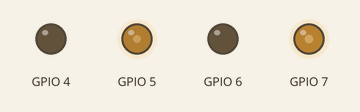
A program run on a simulated ESP32-S3. Parts: output pins drawn as LEDs (lit = HIGH). WiFi joins after 1.5 s; servers stay silent unless stated; what the program prints to the serial monitor is not drawn.

Above: at 0.1 s.
Timing chart, 0 to 1.6 s (numbered marks = the images above):
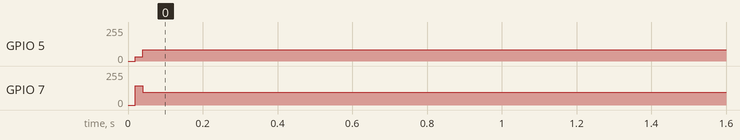

Measured:
- by itself, GPIO 5: 0/255 → 83/255 at 0.02 s
- by itself, GPIO 7: 0/255 → 97/255 at 0.02 s

The program:

main.cpp
```cpp
#include <Arduino.h>
// #include "../lib/motor_kun/motor_kun.h"
// #include "../lib/pid_kun/pid_kun.h"
// #include "../lib/webserve_kun/webserve_kun.h"
// #include "HardwareSerial.h"
// #include <ArduinoJson.h>
// #include <ESPAsyncWebServer.h>
#include "./task_all/task_all.h"


void setup() {
  serialMutex = xSemaphoreCreateMutex();

  serial2_QueueHandle = xQueueCreate( 1, sizeof( uint8_t ) );
  motor_QueueHandle = xQueueCreate( 1, sizeof( int ) );
  webserve_QueueHandle =xQueueCreate( 50, sizeof( char ) );


  xTaskCreatePinnedToCore(motor_task_code,"motor",10000, NULL,15, &motor_task,1);
  xTaskCreatePinnedToCore(serial_task_code,"serial",10000, NULL,1,&serial_task,0);
  xTaskCreatePinnedToCore(webserve_task_code,"webserve",10000, NULL,1,&webserve_task,0);
  // vTaskStartScheduler();
}

void loop() {
  vTaskDelay(100);
}
```

motor_task.cpp
```cpp
#include "./task_all/task_all.h"
TaskHandle_t motor_task;
QueueHandle_t motor_QueueHandle;
void motor_task_code(void * pvParameters)
{
  uint8_t zx=80;
  int speed_base=90;
  int zx_pid_out;
	float target_val=90;       //目标值
	float Kp=1.5,Ki=0.00,Kd=10;         //比例、积分、微分系数
  float integral_max=40;     //积分最大值
  float integral_min=-40;     //积分最小值
  float output_val_max=120;   //输出最大值
  float output_val_min=-120;   //输出最小值
  int sb;
  pid_kun zx_pid(Kp,Ki,Kd,target_val,integral_max,integral_min,output_val_max,output_val_min);
  motor_kun motor_left,motor_right;
  motor_left.begin(4,5,0);
  motor_right.begin(6,7,1);
  while (1)
  {
    vTaskDelay(20);
    xQueueReceive( serial2_QueueHandle, &zx,0);
    zx_pid_out=zx_pid.PID_position(zx);
    if(zx_pid_out>=0)
    {
      sb=zx_pid_out;
      xQueueOverwrite(motor_QueueHandle, &sb);
      motor_right.motor_run(speed_base-zx_pid_out/2);
      motor_left.motor_run(speed_base+zx_pid_out/2);
    }else if(zx_pid_out<0)
    {
      sb=zx_pid_out;
      xQueueOverwrite(motor_QueueHandle, &sb);
      motor_right.motor_run(speed_base-zx_pid_out/2);
      motor_left.motor_run(speed_base+zx_pid_out/2);
    }
    sb=zx_pid_out;

  }
}
```

serial_task.cpp
```cpp
#include "task_all.h"

TaskHandle_t serial_task;
QueueHandle_t serial2_QueueHandle;
SemaphoreHandle_t serialMutex;
void Serial_println(const char* buffer)
{
  if(xSemaphoreTake(serialMutex, portMAX_DELAY) == pdTRUE)
  {
    Serial.println(buffer);
    xSemaphoreGive(serialMutex);
  }
}

void serial_task_code(void * pvParameters)
{
  Serial.begin(115200);
  Serial2.begin(115200);
  Serial2.onReceive(serial2_Event);
  int c;
  while (1)
  {

    if( (xQueueReceive( motor_QueueHandle, &c, 0 ) == pdPASS )&&(xSemaphoreTake(serialMutex, portMAX_DELAY) == pdTRUE))
		{
			Serial.println(c);
       xSemaphoreGive(serialMutex);
		}
    vTaskDelay(100);
  }
}
void IRAM_ATTR serial2_Event(void) {
  while (Serial2.available()) {
    uint8_t c = Serial2.read();
    xQueueOverwrite(serial2_QueueHandle, &c);
    // Serial.println(c);
  }
}
```

task_all.h
```cpp
#ifndef task_all_h
#define task_all_h
#include <Arduino.h>
#include "../lib/motor_kun/motor_kun.h"
#include "../lib/pid_kun/pid_kun.h"
#include "../lib/webserve_kun/webserve_kun.h"
#include "HardwareSerial.h"
#include <ArduinoJson.h>
#include <ESPAsyncWebServer.h>
void motor_task_code(void * pvParameters);

void serial_task_code(void * pvParameters);

void webserve_task_code(void * pvParameters);
void IRAM_ATTR serial2_Event(void);
void Serial_println(const char* buffer);

extern TaskHandle_t serial_task;
extern TaskHandle_t motor_task;
extern TaskHandle_t webserve_task;

extern QueueHandle_t serial2_QueueHandle;
extern QueueHandle_t motor_QueueHandle;
extern QueueHandle_t webserve_QueueHandle;

extern SemaphoreHandle_t serialMutex;


#endif
```

webserve_task.cpp
```cpp
#include "./task_all/task_all.h"
TaskHandle_t webserve_task;
QueueHandle_t webserve_QueueHandle;
void webserve_task_code(void * pvParameters)
{
  // WiFiServer server(8080);
  const char* ssid = "Fourier";
  const char* password =  "12345678";
  const int port= 80;
  WiFi.begin(ssid, password);

  AsyncWebServer server(port);
  while (WiFi.status() != WL_CONNECTED)
  {
    vTaskDelay(300);

		Serial_println("Connecting to WiFi...");
  }
		Serial_println("wifi_ok");

  server.on("/websocket", HTTP_GET, [](AsyncWebServerRequest *request){
      if (request->hasParam("name") && request->hasParam("age")) {
        String name = request->getParam("name")->value();
        int age = request->getParam("age")->value().toInt();
        // Serial_println("Name: " + name);
        // Serial_println("Age: " + String(age));
        DynamicJsonDocument doc(1024);
        doc["status"] = "success";
        String response;
        serializeJson(doc, response);
        request->send(200, "application/json",response.c_str());
      } else {
        request->send(400, "text/plain", "Bad Request");
      }
    });
    server.begin();


  while (1)
  {
    // server.on("/websocket", HTTP_GET, [](AsyncWebServerRequest *request){
    //   if (request->hasParam("name") && request->hasParam("age")) {
    //     String name = request->getParam("name")->value();
    //     int age = request->getParam("age")->value().toInt();
    //     Serial_println(("Name: " + name).c_str());
    //     Serial_println(("Age: " + String(age)).c_str());
    //     DynamicJsonDocument doc(1024);
    //     doc["status"] = "success";
    //     String response;
    //     serializeJson(doc, response);
    //     request->send(200, "application/json",response.c_str());
    //   } else {
    //     request->send(400, "text/plain", "Bad Request");
    //   }
    // });
    // server.begin();

    vTaskDelay(500);
  }
}
```
